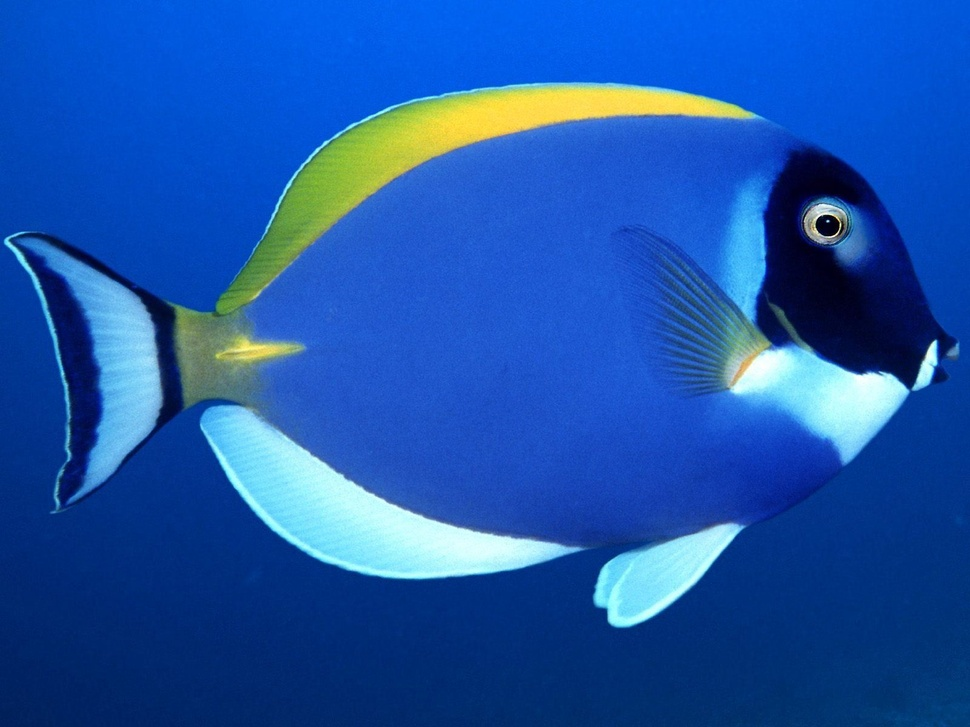
#> input picture final_project_vision/2_fish.jpg, 970 x 727 px, shrunk from 1600 x 1200 before the run, found by its file name
$ jupyter execute canny_edge1.ipynb   (older library calls are emulated)
#> lines starting #> are read from the running program, lines starting #| are printed output that depends on the picture; after the words box and inside, x2 and y2 are one past the last pixel; in counts of white or black regions, pixels touching at a corner belong together
[cell 1]
import numpy as np
import skimage
import matplotlib.pyplot as plt
import matplotlib.image as mpimg
import os
import scipy.misc as sm
from scipy import ndimage
from scipy.ndimage.filters import convolve
from scipy import misc
import imageio

[cell 2]
def gaussian_kernel(size, sigma=1):
        size = int(size) // 2
        x, y = np.mgrid[-size:size+1, -size:size+1]
        normal = 1 / (2.0 * np.pi * sigma**2)
        g =  np.exp(-((x**2 + y**2) / (2.0*sigma**2))) * normal
        return g

[cell 3]
def sobel_filters(img):
        Kx = np.array([[-1, 0, 1], [-2, 0, 2], [-1, 0, 1]], np.float32)
        Ky = np.array([[1, 2, 1], [0, 0, 0], [-1, -2, -1]], np.float32)

        Ix = ndimage.filters.convolve(img, Kx)
        Iy = ndimage.filters.convolve(img, Ky)

        G = np.hypot(Ix, Iy)
        G = G / G.max() * 255
        theta = np.arctan2(Iy, Ix)
        return (G, theta)

[cell 4]
def non_max_suppression(img, D):
    M, N = img.shape
    Z = np.zeros((M,N), dtype=np.int32)
    angle = D * 180. / np.pi
    angle[angle < 0] += 180


    for i in range(1,M-1):
        for j in range(1,N-1):
            try:
                q = 255
                r = 255

               #angle 0
                if (0 <= angle[i,j] < 22.5) or (157.5 <= angle[i,j] <= 180):
                    q = img[i, j+1]
                    r = img[i, j-1]
                #angle 45
                elif (22.5 <= angle[i,j] < 67.5):
                    q = img[i+1, j-1]
                    r = img[i-1, j+1]
                #angle 90
                elif (67.5 <= angle[i,j] < 112.5):
                    q = img[i+1, j]
                    r = img[i-1, j]
                #angle 135
                elif (112.5 <= angle[i,j] < 157.5):
                    q = img[i-1, j-1]
                    r = img[i+1, j+1]

                if (img[i,j] >= q) and (img[i,j] >= r):
                    Z[i,j] = img[i,j]
                else:
                    Z[i,j] = 0

            except IndexError as e:
                pass

    return Z

[cell 5]
def threshold(img):

    highThreshold = img.max() * 0.15;
    lowThreshold = highThreshold * 0.09;

    M, N = img.shape
    res = np.zeros((M,N), dtype=np.int32)

    weak = np.int32(25)
    strong = np.int32(255)

    strong_i, strong_j = np.where(img >= highThreshold)
    zeros_i, zeros_j = np.where(img < lowThreshold)

    weak_i, weak_j = np.where((img <= highThreshold) & (img >= lowThreshold))

    res[strong_i, strong_j] = strong
    res[weak_i, weak_j] = weak

    return (res, weak, strong)

[cell 6]
def hysteresis(img, weak, strong=255):
    M, N = img.shape
    for i in range(1, M-1):
        for j in range(1, N-1):
            if (img[i,j] == weak):
                try:
                    if ((img[i+1, j-1] == strong) or (img[i+1, j] == strong) or (img[i+1, j+1] == strong)
                        or (img[i, j-1] == strong) or (img[i, j+1] == strong)
                        or (img[i-1, j-1] == strong) or (img[i-1, j] == strong) or (img[i-1, j+1] == strong)):
                        img[i, j] = strong
                    else:
                        img[i, j] = 0
                except IndexError as e:
                    pass
    return img

[cell 7]
img = imageio.imread("2_fish.jpg")
#> img is the input picture: shape (727, 970, 3); mean R, G, B 28.7, 85.2, 169
img = img.astype('int32')
plt.imshow(img, cmap = plt.get_cmap('gray'))
plt.show()

[cell 8]
img_gray = np.dot(img[...,:3], [0.299, 0.587, 0.114])
plt.imshow(img_gray, cmap = plt.get_cmap('gray'))
plt.show()

[cell 9]
img_guassian_filter=convolve(img_gray,gaussian_kernel(size=5, sigma=1.4))
plt.imshow(img_guassian_filter, cmap = plt.get_cmap('gray'))
plt.show()

[cell 10]
Mag2,Gradient2 =sobel_filters(img_guassian_filter)
#> in sobel_filters, `Iy = ndimage.filters.convolve(img, Ky)`:
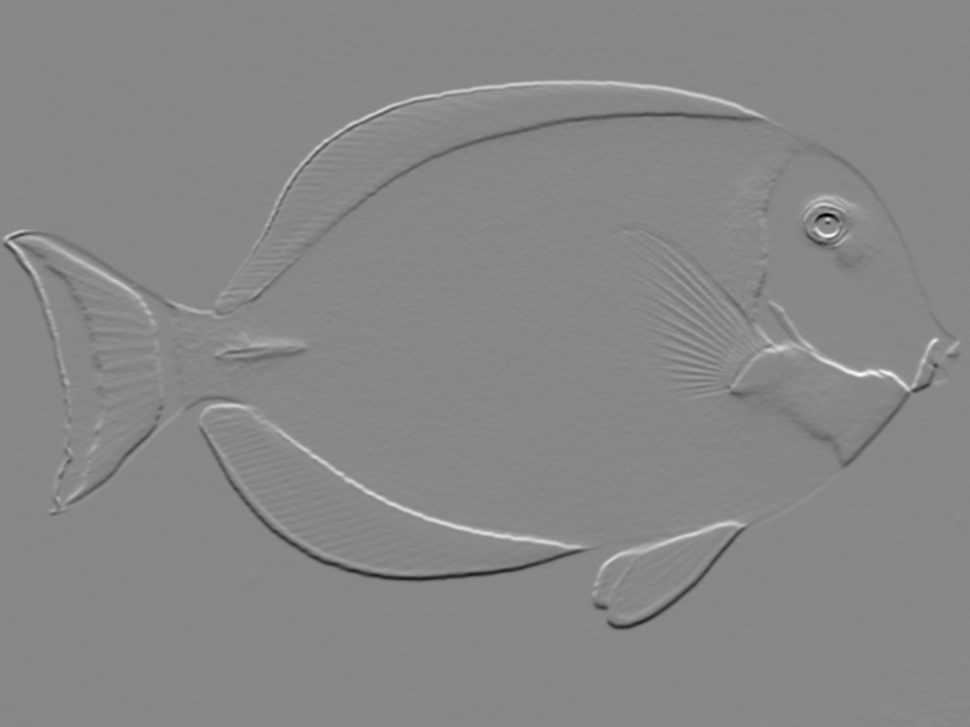
#> Iy: shape (727, 970) float64; min -403.7, max 352.8, mean -0.4; drawn with min black and max white
#> in sobel_filters, `theta = np.arctan2(Iy, Ix)`:
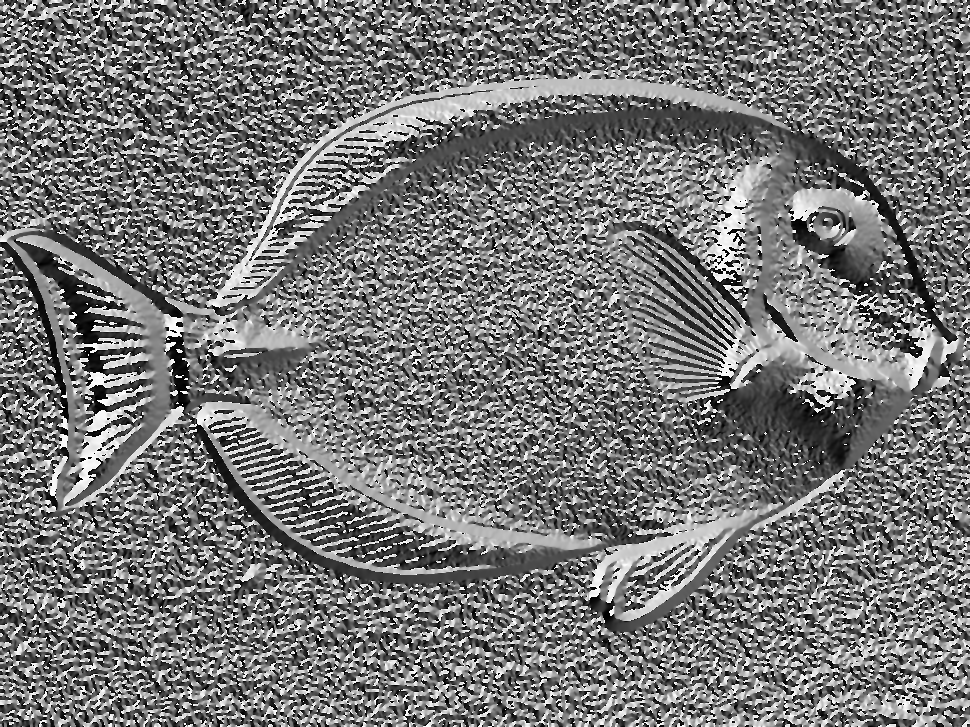
#> theta: shape (727, 970) float64; min -3.14, max 3.14, mean -0.204; drawn with min black and max white
Mag2.shape
plt.imshow(Mag2, cmap = plt.get_cmap('gray'))
plt.show()

[cell 11]
WINMS =non_max_suppression(Mag2,Gradient2)
#> in non_max_suppression, `angle[angle < 0] += 180`:
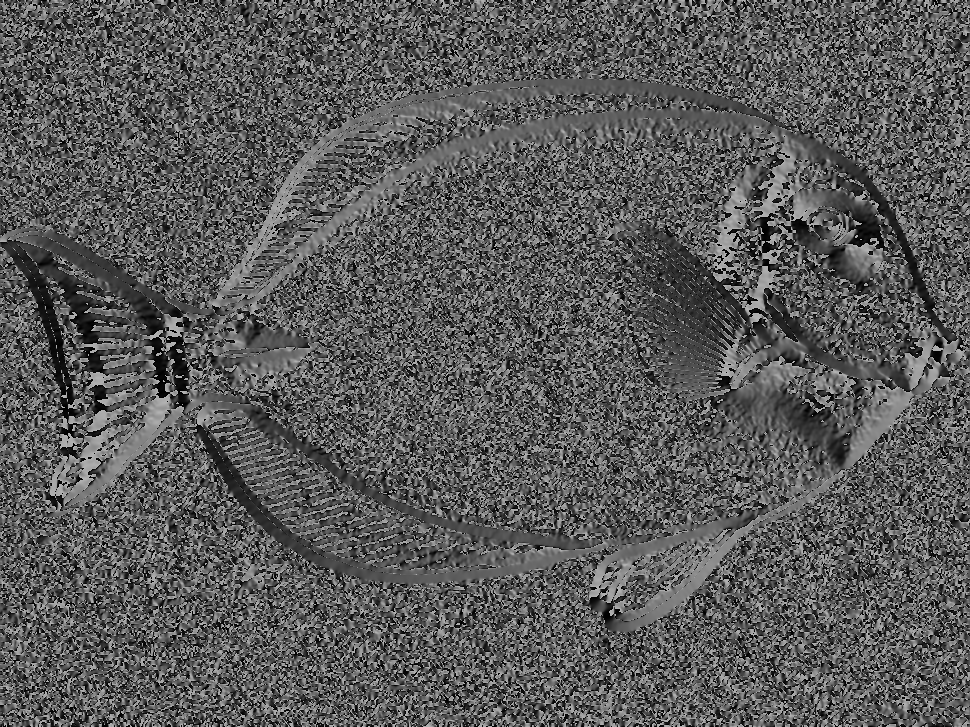
#> angle: shape (727, 970) float64; min 0, max 180, mean 89.8
#> after the loop in non_max_suppression, `for i in range(1,M-1):`:
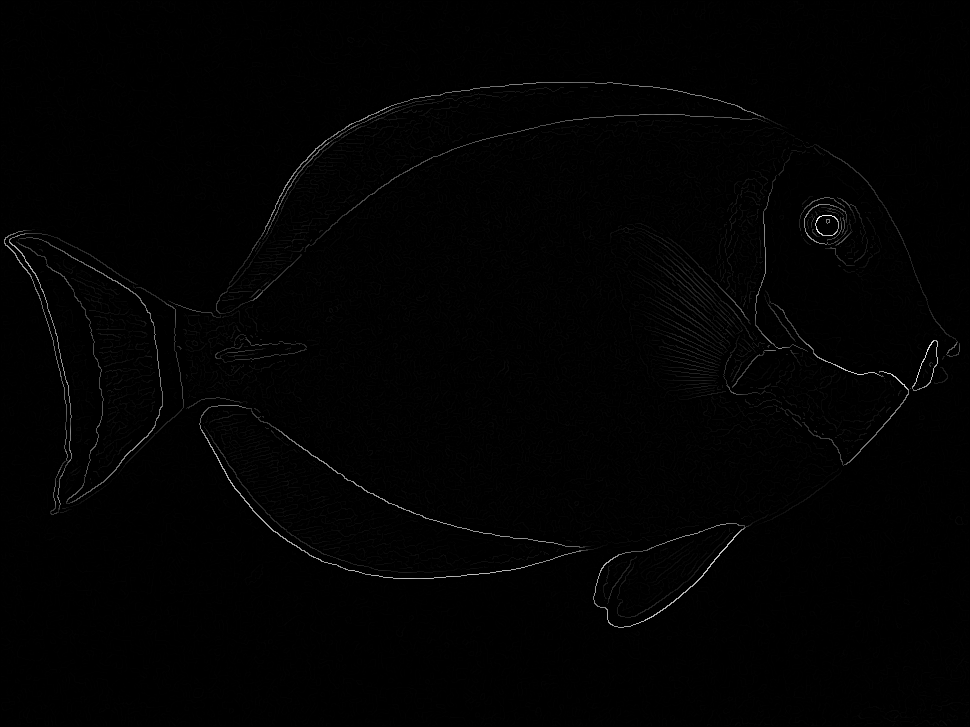
#> Z: shape (727, 970) int32; min 0, max 255, mean 1.9
#WINMS = Normalize(WINMS)
plt.imshow(WINMS, cmap = plt.get_cmap('gray'))
plt.show()

[cell 12]
res, weak, strong =threshold(WINMS)
#> in threshold, `highThreshold = img.max() * 0.15;`: highThreshold = 38.25
#> in threshold, `lowThreshold = highThreshold * 0.09;`: lowThreshold = 3.44
#> in threshold, `strong_i, strong_j = np.where(img >= highThreshold)`: strong_i = 7358 values from 82 to 627; strong_j = 7358 values, max 959 at index 3795, min 4 at index 2160, mean 443.6
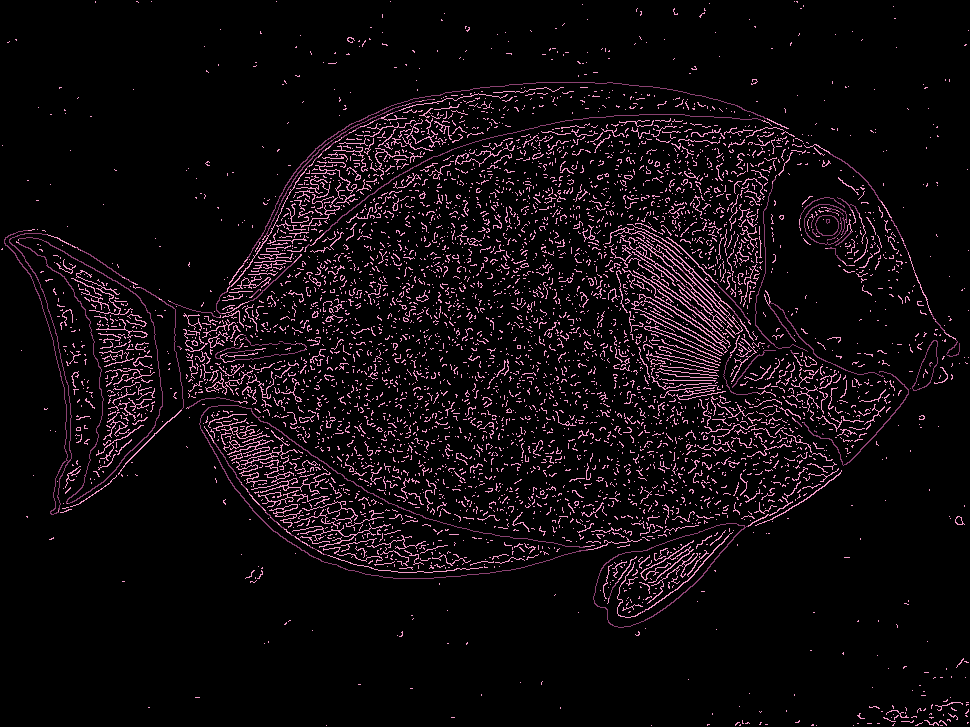
#> res: shape (727, 970) int32; 3 distinct labels, from 0 to 255; one colour per label, 0 black
#> weak = 25; strong = 255
Final_Image2 =hysteresis(res,weak,strong)
#> after the loop in hysteresis, `for i in range(1, M-1):`:
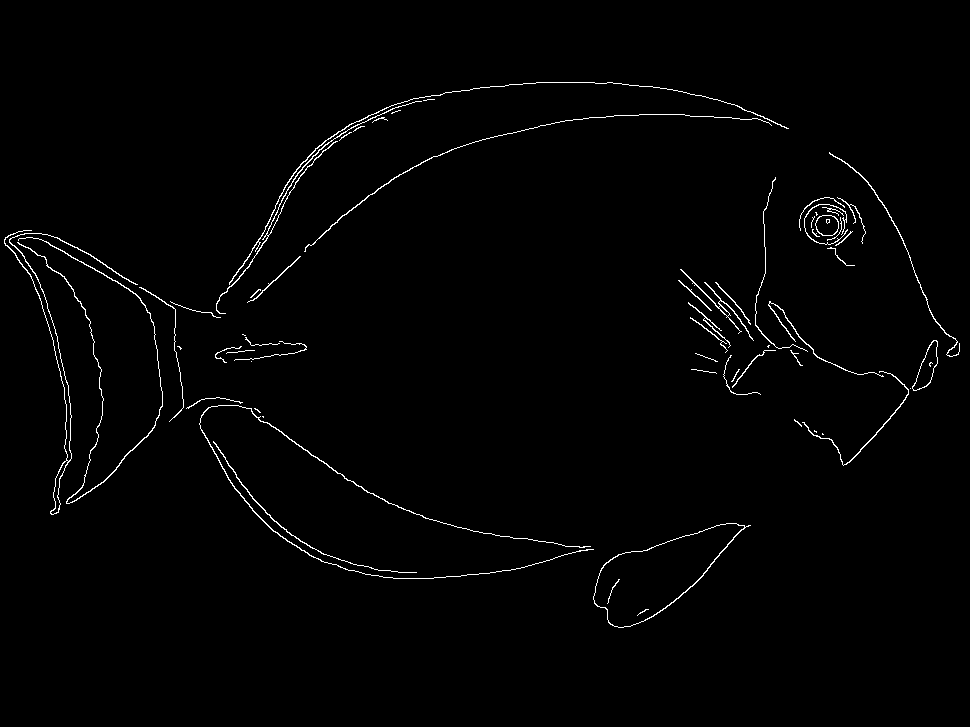
#> img: shape (727, 970) int32; 1.3% white in thin lines or dots, all inside (x1, y1, x2, y2) = (4, 82, 960, 628)
plt.rcParams['figure.figsize'] = [16, 10]
plt.imshow(Final_Image2, cmap = plt.get_cmap('gray'))
plt.show()

$ run again, with final_project_vision/fly.jpg copied over final_project_vision/2_fish.jpg
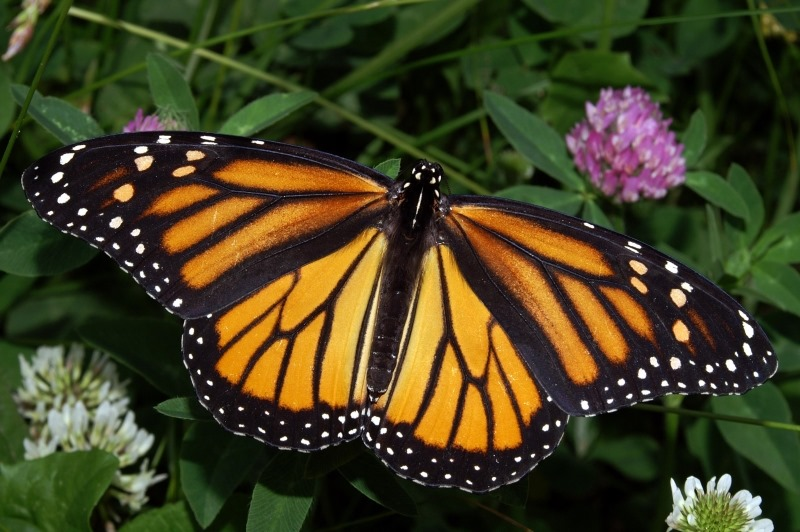
#> input picture final_project_vision/fly.jpg, 800 x 532 px, found by its file name
#> img is the input picture: shape (532, 800, 3); mean R, G, B 66.8, 63.4, 33
#> highThreshold = 38.25
#> lowThreshold = 3.44
#> `res, weak, strong =threshold(WINMS)`:
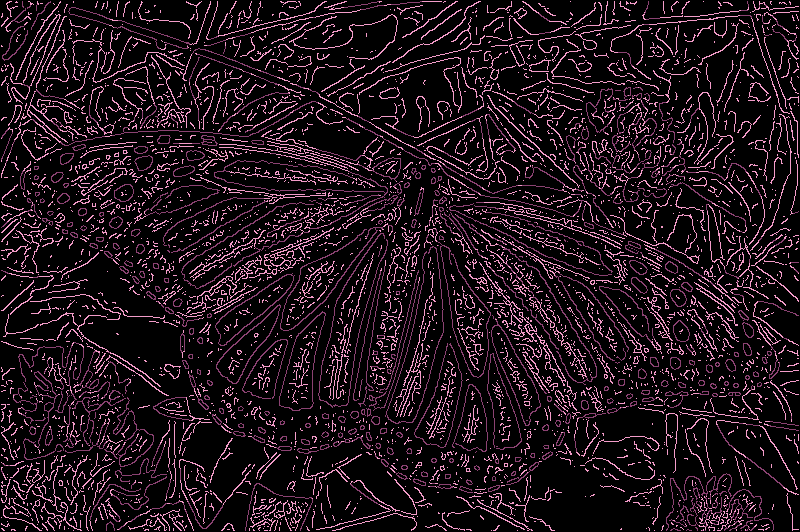
#> res: shape (532, 800) int32; 3 distinct labels, from 0 to 255; one colour per label, 0 black
#> weak = 25; strong = 255
#> after the loop in hysteresis, `for i in range(1, M-1):`:
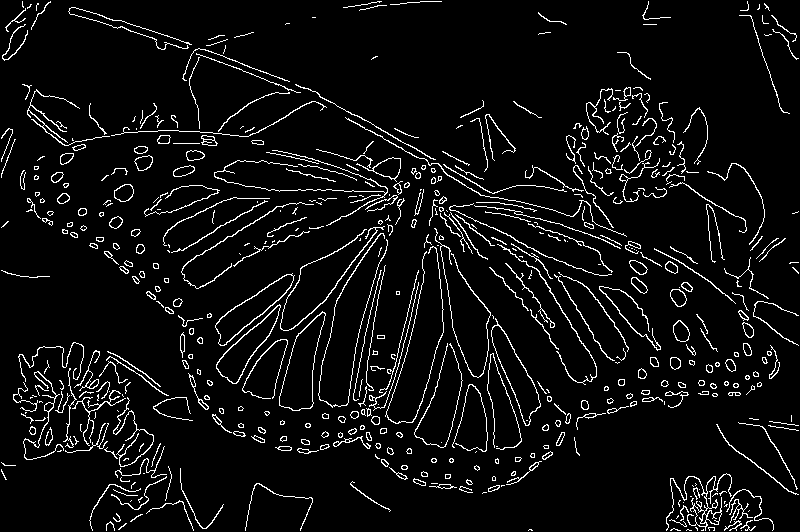
#> img: shape (532, 800) int32; 6.1% white in thin lines or dots
